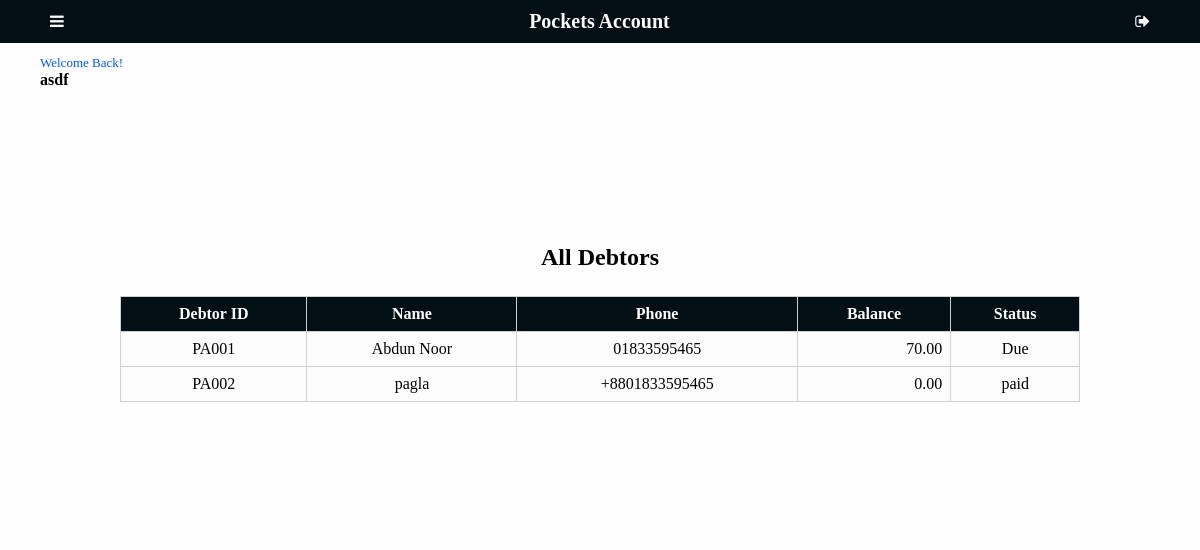
The page /debtor/ (signed in) on the database as committed earlier.
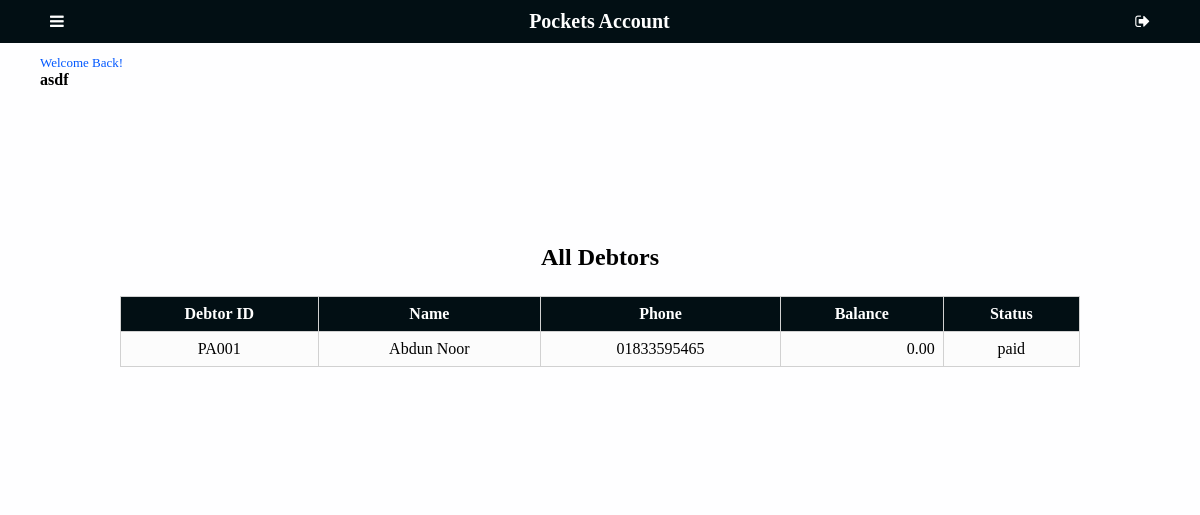
The same page on the database as committed later.
### app/models.py (models this page shows)
class Debtor(models.Model):
    debtorName = models.CharField(max_length=50)
    phone = models.CharField(max_length=15, blank=True, null= True)
    address = models.TextField(blank=True, null= True)
    img = models.ImageField(default='avatar.png', upload_to='pics')
    lender = models.ForeignKey(User, on_delete=models.SET_NULL, blank=True, null=True)
    totalbalance = models.FloatField(default=0, null=True, blank=True)
    def __str__(self):
        return "PA00" +str(self.id)

### app/views.py (the view)
# urls.py: path('debtor/', views.debtor, name='debtor'),
@login_required(login_url='login')
def debtor(request):
    debtors = Debtor.objects.filter(lender_id=request.user.id)
    d = {}
    for debtor in debtors:
        accounts = Account.objects.filter(debtor=debtor)
        a, b, c = total_count_debtor(accounts)
        if c == 0:
            status = "paid"
        elif c > 0:
            status = "Due"
        else:
            status = "None"
        d[debtor] = c, status
    return render(request, "app/debtor.html",{
        "debtors": d,
    })

### app/views.py (called while the page is built)
def total_count_debtor(accounts):
    total_loan = 0
    total_depost = 0
    b = 0
    for account in accounts:
        total_loan = total_loan + account.loan
        total_depost = total_depost + account.deposit
    b = total_loan - total_depost
    return total_loan, total_depost, b

### app/templates/app/debtor.html (shortened to what this page needs)
{% extends "app/layout.html" %}
{% block body %}
<main>
    <div class="tablecontainer">
        <h2>All Debtors</h2>
        <table>
            <tr>
                <th>Debtor ID</th>
                <th>Name</th>
                <th>Phone</th>
                <th>Balance</th>
                <th>Status</th>
            </tr>
            {% for debtor, balance in debtors.items %}
                <tr>
                    <td>{{ debtor }}</td>
                    <td> <a style="color: black;" href="{% url 'debtorprofile' debtor.id %}"> {{ debtor.debtorName }}</a> </td>
                    <td>{{ debtor.phone }}</td>
                    <td class="ralign">{{ balance.0|floatformat:2 }}</td>
                    <a href=""><td>{{ balance.1 }}</td></a>
                </tr>
            {% endfor %}
        </table>
    </div>
</main>
{% endblock %}

Rows that differ between the two databases and show on the page:
removed Debtor: id "PA002", debtorName "pagla", phone "+8801833595465", totalbalance "0.00", balance "paid"
changed Debtor "PA001": totalbalance "70.00" → "0.00"; balance "Due" → "paid"
